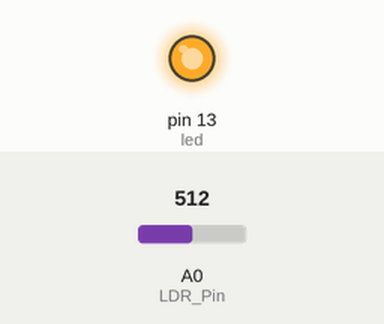
Bench run of a sketch on a simulated Arduino Uno, built with avr-gcc and run on an emulated ATmega328P. Parts: output pins drawn as LEDs (lit = HIGH). The inputs (shaded band) are chosen by the test bench; at power-on: A0 (LDR_Pin) = 512. What the sketch prints to the serial monitor is not drawn.

Above: at 0.1 s.
Timing chart, 0 to 1.6 s (numbered marks = the images above):
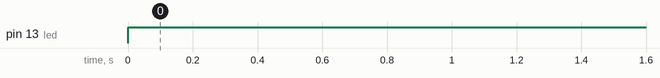

The sketch:

ldr.ino
```cpp
int LDR_Pin = A0; //analog pin 0
int led = 13;

void setup(){
  Serial.begin(9600);
  pinMode(led, OUTPUT);
}

void loop(){
  digitalWrite(led, HIGH);
  int LDRReading = analogRead(LDR_Pin);

  Serial.println(LDRReading);
  delay(250); //just here to slow down the output for easier reading
}
```

Measured:
- by itself, pin 13 (led): LOW → HIGH at 0.00 s
